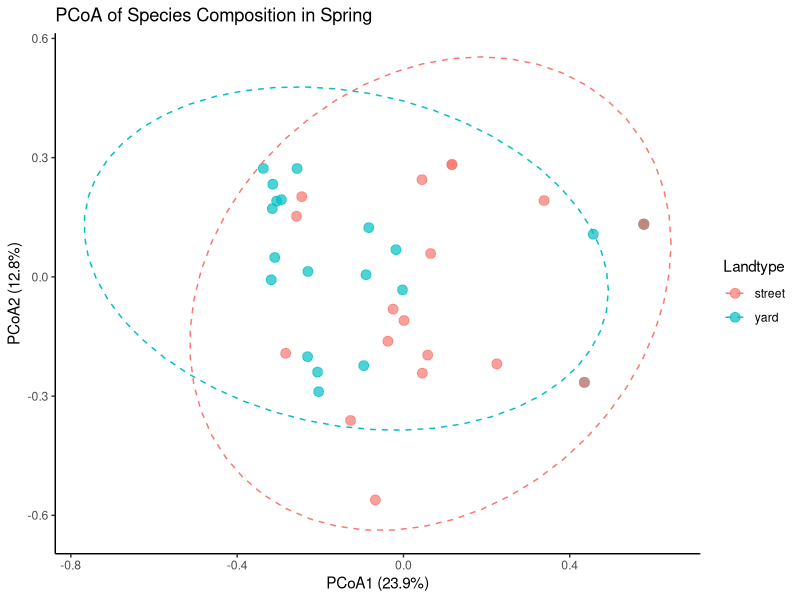
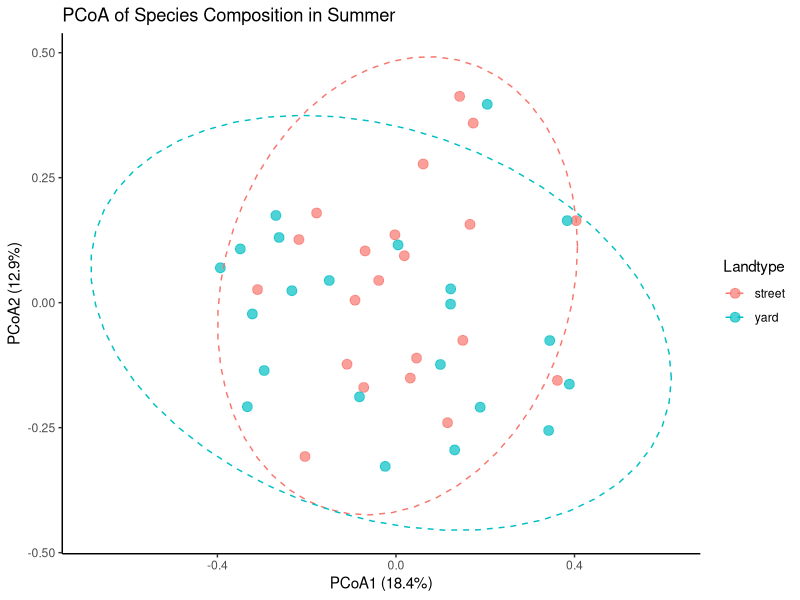

R code for these plots, in order:
library(tidyverse)
library(vegan) 
library(ape) 

data2024 <- read.csv("2-Cleaned_data/ndg_cleaneddata_2024.csv") #all obs from 2024
data2025 <- read.csv("2-Cleaned_data/ndg_cleaneddata_2025.csv") #all obs from 2025

season2025 <- data2025 %>%
  mutate(Season = case_when(Date >= "2025-06-01" ~ 'Summer',
                            Date <= "2025-06-01" ~ 'Spring'))
season2024 <- data2024 %>%
  mutate(Season = case_when(Date >= "2024-06-01" ~ 'Summer',
                            Date <= "2024-06-01" ~ 'Spring'))
seasons_total <- bind_rows(season2024, season2025)



################################
          #SPRING#
################################


spring <- seasons_total %>% subset(Season == "Spring")

#here we are formatting the data to fit the form of a matrix, where rows are sites  
#and includes landtype identity (yard or street) 
spring_data_matrix <- spring %>%
  filter(!grepl("Unknown", Bird.code)) %>% 
  dplyr::select(Code, Landtype, Bird.code) %>%
  distinct() %>%
  mutate_at(vars(Code), as.factor) %>% 
  mutate(Present = 1) %>%
  pivot_wider(
    id_cols = c(Code, Landtype),
    names_from = Bird.code,
    values_from = Present,
    values_fill = 0) %>% 
  column_to_rownames(var = "Code")

#the following code creates a df with just species and pres/abs
#this will be used to calculate the distance matrix
spring_dist_df <- spring_data_matrix %>% 
  dplyr::select(-(Landtype))


#calculating the distance matrix for the permanova 
spring_dist_matrix <- vegdist(x = spring_dist_df, method = "jaccard", binary = TRUE) #jaccard distance



spring_pcoa <- cmdscale(spring_dist_matrix, k= (nrow(spring_data_matrix)-1), eig= TRUE)

spring_pcoa_scores <- as.data.frame(spring_pcoa$points)
colnames(spring_pcoa_scores) <- c("PCoA1", "PCoA2")
spring_pcoa_scores$Landtype <- spring_data_matrix$Landtype           


# Calculate variance explained by each axis
eigenvalues <- spring_pcoa$eig
var_explained <- eigenvalues / sum(eigenvalues) * 100


spring_pcoa <- ggplot(spring_pcoa_scores, aes(x = PCoA1, y = PCoA2, color = Landtype)) +
  geom_point(size = 3, alpha = 0.7) +
  stat_ellipse(level = 0.95, linetype = 2) +  # 95% confidence ellipses
  labs(x = paste0("PCoA1 (", round(var_explained[1], 1), "%)"),
       y = paste0("PCoA2 (", round(var_explained[2], 1), "%)"),
       title = "PCoA of Species Composition in Spring",
       color = "Landtype") +
  theme_classic() +
  theme(legend.position = "right")


ggsave(spring_pcoa, 
       filename = "Q2.2_spring_pcoa.png",
       path = "4-Output/Figures",
       device = "png",
       height = 6, width = 10, units = "in")



################################
          #SUMMER#
################################

summer <- seasons_total %>% subset(Season == "Summer")

#here we are formatting the data to fit the form of a matrix, where rows are sites  
#and includes landtype identity (yard or street) 
summer_data_matrix <- summer %>%
  filter(!grepl("Unknown", Bird.code)) %>% 
  dplyr::select(Code, Landtype, Bird.code) %>%
  distinct() %>%
  mutate_at(vars(Code), as.factor) %>% 
  mutate(Present = 1) %>%
  pivot_wider(
    id_cols = c(Code, Landtype),
    names_from = Bird.code,
    values_from = Present,
    values_fill = 0) %>% 
  column_to_rownames(var = "Code")

#the following code creates a df with just species and pres/abs
#this will be used to calculate the distance matrix
summer_dist_df <- summer_data_matrix %>% 
  dplyr::select(-(Landtype))


#calculating the distance matrix for the permanova 
summer_dist_matrix <- vegdist(x = summer_dist_df, method = "jaccard", binary = TRUE) #jaccard distance



summer_pcoa <- cmdscale(summer_dist_matrix, k= (nrow(summer_data_matrix)-1), eig= TRUE)

summer_pcoa_scores <- as.data.frame(summer_pcoa$points)
colnames(summer_pcoa_scores) <- c("PCoA1", "PCoA2")
summer_pcoa_scores$Landtype <- summer_data_matrix$Landtype           


# Calculate variance explained by each axis
sum_eigenvalues <- summer_pcoa$eig
sum_var_explained <- sum_eigenvalues / sum(sum_eigenvalues) * 100


summer_pcoa <- ggplot(summer_pcoa_scores, aes(x = PCoA1, y = PCoA2, color = Landtype)) +
  geom_point(size = 3, alpha = 0.7) +
  stat_ellipse(level = 0.95, linetype = 2) +  # 95% confidence ellipses
  labs(x = paste0("PCoA1 (", round(sum_var_explained[1], 1), "%)"),
       y = paste0("PCoA2 (", round(sum_var_explained[2], 1), "%)"),
       title = "PCoA of Species Composition in Summer",
       color = "Landtype") +
  theme_classic() +
  theme(legend.position = "right")


ggsave(summer_pcoa, 
       filename = "Q2.2_summer_pcoa.png",
       path = "4-Output/Figures",
       device = "png",
       height = 6, width = 10, units = "in")
